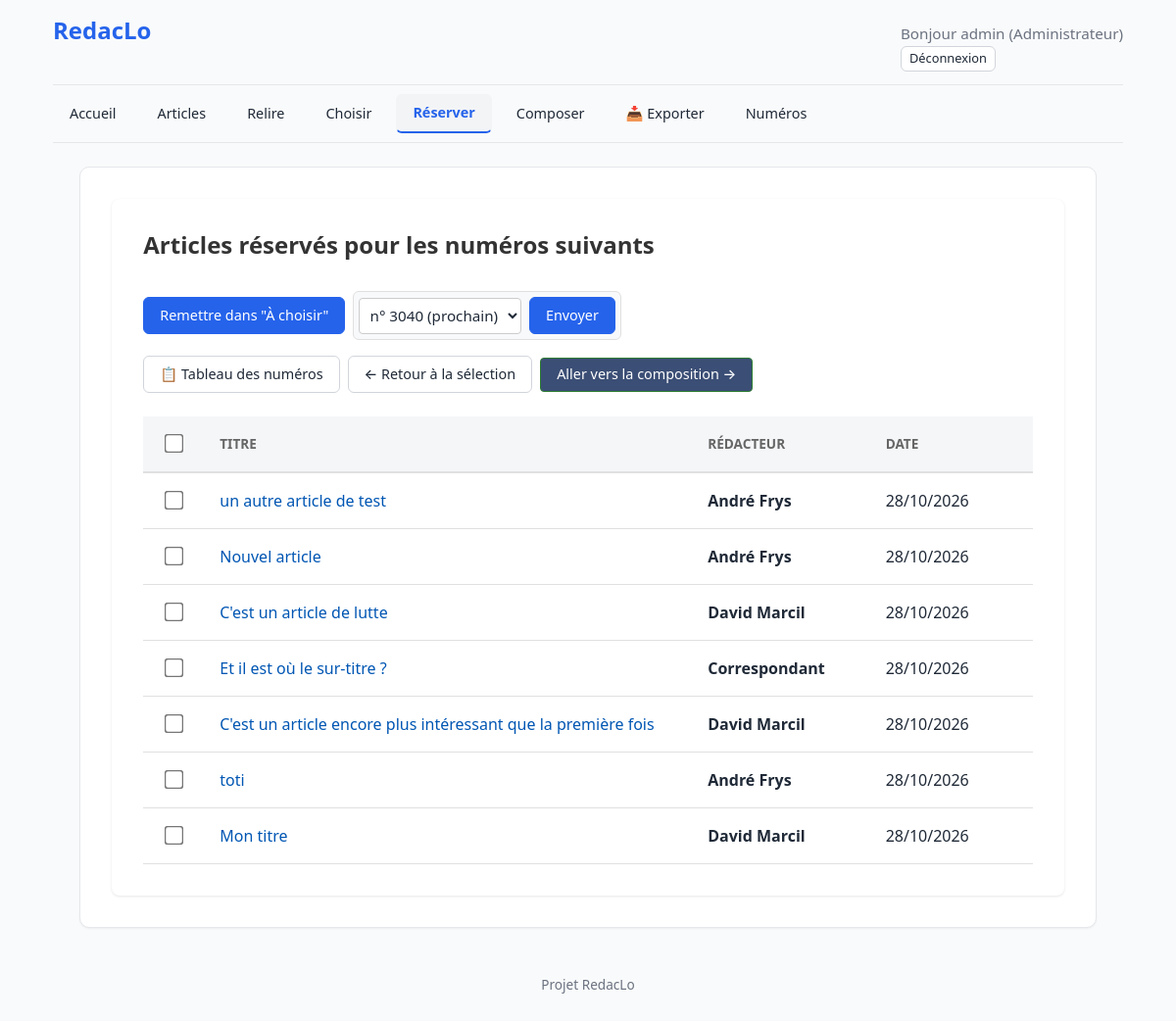
The app's page /publications/reserves/ (signed in), older data.
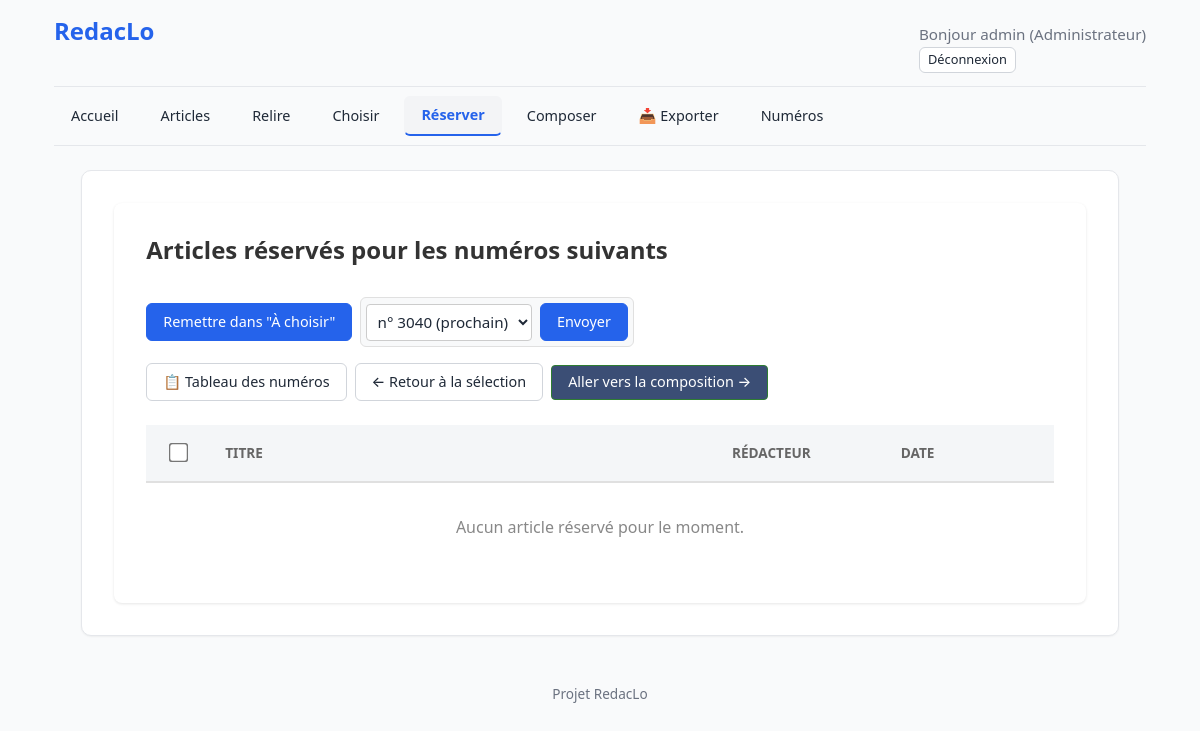
The same page, newer data.
### articles/models.py (models this page shows, shortened)
class Article(models.Model):
    STATUTS = [
        ("brouillon", "Brouillon"),
        ("soumis", "Soumis"),
        ("en_relecture", "En relecture"),
        ("relu", "Relu"),
        ("revisions_demandees", "Révisions demandées"),
        ("valide", "Validé"),
        ("rejete", "Rejeté"),
        ("publie", "Publié"),
    ]
    STATUTS_SELECTION = [
        ("a_choisir", "À choisir pour le numéro"),
        ("disponible", "Disponible (dans le vivier)"),
        ("reserve", "Réservé (marronnier)"),
        ("utilise", "Utilisé (placé)"),
    ]
    TYPES_ARTICLE = [
        ("article", "Article"),
        ("breve", "Brève"),
        ("echo", "Écho"),
        ("courrier", "Courrier des lecteurs"),
        ("article_editorial", "Éditorial"),
    ]
    titre = models.CharField(max_length=200, help_text="Titre principal de l'article.")
    sur_titre = models.CharField(max_length=200, blank=True, help_text="Sur-titre de l'article.")
    type_article = models.CharField(max_length=20, choices=TYPES_ARTICLE, default="article", verbose_name="Type d'article")
    redacteur = models.ForeignKey(
        settings.AUTH_USER_MODEL,
        on_delete=models.CASCADE,
        related_name="articles_rediges",
        verbose_name="Rédacteur"
    )
    contenu = models.TextField()
    statut = models.CharField(max_length=20, choices=STATUTS, default="brouillon")
    rubrique = models.ForeignKey(
        "publications.Rubrique",
        on_delete=models.SET_NULL,
        null=True,
        blank=True,
        related_name="articles"
    )
    statut_selection = models.CharField(max_length=20, choices=STATUTS_SELECTION, default="a_choisir")
    date_creation = models.DateTimeField(auto_now_add=True)
    date_modification = models.DateTimeField(auto_now=True)
    version_reference = models.ForeignKey(
        "ArticleVersion",
        on_delete=models.SET_NULL,
        null=True,
        blank=True,
        related_name="+"
    )
    valide_1_par = models.ForeignKey(
        settings.AUTH_USER_MODEL,
        on_delete=models.SET_NULL,
        null=True,
        blank=True,
        related_name="articles_valides_1",
        verbose_name="Premier validateur"
    )
    valide_2_par = models.ForeignKey(
        settings.AUTH_USER_MODEL,
        on_delete=models.SET_NULL,
        null=True,
        blank=True,
        related_name="articles_valides_2",
        verbose_name="Second validateur"
    )
    valide_1_mandataire = models.ForeignKey(
        settings.AUTH_USER_MODEL,
        on_delete=models.SET_NULL,
        null=True,
        blank=True,
        related_name="articles_mandates_1",
        verbose_name="Premier validateur (mandataire)"
    )
    valide_2_mandataire = models.ForeignKey(
        settings.AUTH_USER_MODEL,
        on_delete=models.SET_NULL,
        null=True,
        blank=True,
        related_name="articles_mandates_2",
        verbose_name="Second validateur (mandataire)"
    )
    numero_reserve = models.ForeignKey(
        'publications.Publication',
        on_delete=models.SET_NULL,
        null=True,
        blank=True,
        related_name='articles_reserves',
        verbose_name="Réservé pour le numéro"
    )

### accounts/models.py (models this page shows, shortened)
class User(AbstractUser):
    ROLES = [
        ("admin", "Administrateur"),
        ("editeur", "Éditeur"),
        ("membre_redaction", "Membre de la rédaction"),
        ("redacteur", "Rédacteur"),
    ]
    COULEURS = [
        ("bleu", "Bleu"), ("violet", "Violet"), ("gris", "Gris ardoise"),
        ("marine", "Bleu marine"), ("orangefonce", "Orange foncé"),
        ("marron", "Marron"), ("rouge", "Rouge"), ("vert", "Vert"),
    ]
    role = models.CharField(max_length=20, choices=ROLES, default="redacteur")
    couleur = models.CharField(max_length=20, choices=COULEURS, default="bleu")
    signature_defaut = models.CharField(
        max_length=100,
        blank=True,
        help_text="Ex: 'Correspondant LO'. Laisser vide pour utiliser le Prénom Nom."
    )
    couleur = models.CharField(
        max_length=20,
        choices=COULEURS,
        default="bleu",
        help_text="Couleur utilisée pour ses annotations dans les articles.",
    )
    def get_signature(self):
        if self.signature_defaut:
            return self.signature_defaut
        if self.get_full_name():
            return self.get_full_name()
        return self.username

### publications/views/selection.py (the view, shortened to what this page needs)
# urls.py: path("reserves/", views.articles_reserves, name="articles_reserves"),
@role_required("editeur", "admin")
def articles_reserves(request):
    articles = Article.objects.filter(
        statut="valide",
        statut_selection="reserve"
    ).order_by('-date_modification')
    paginator = Paginator(articles, 20)
    page_obj = paginator.get_page(request.GET.get('page', 1))
    numeros_disponibles = Publication.objects.filter(statut="gele").order_by('numero')
    prochain_numero_id = numeros_disponibles.first().pk if numeros_disponibles.exists() else None
    return render(request, "publications/articles_reserves.html", {
        'articles': page_obj.object_list,
        'page_obj': page_obj,
        'numero_en_cours': Publication.objects.filter(statut="en_cours").first(),
        'numeros_disponibles': numeros_disponibles,
        'prochain_numero_id': prochain_numero_id,
    })

### core/context_processors.py (called while the page is built)
def notifications_non_lues(request):
    if not request.user.is_authenticated:
        return {"notifications_non_lues": 0}
    count = Notification.objects.filter(
        destinataire=request.user,
        lue=False,
    ).count()
    return {"notifications_non_lues": count}

### templates/publications/articles_reserves.html (shortened to what the changed rows need)
{% extends "base.html" %}
{% load url_utils %}
{% load static %}
{% block contenu %}
<div style="background: white; padding: 2rem; border-radius: 8px; box-shadow: 0 1px 3px rgba(0,0,0,0.1); width: 100%; box-sizing: border-box;">
    <div style="display: flex; justify-content: space-between; align-items: center; margin-bottom: 2rem;">
        <h1 style="margin: 0; font-size: 1.5rem; color: #333;">Articles réservés pour les numéros suivants</h1>
    </div>
    <form method="post">
        <table class="table-responsive-cards" style="width: 100%; border-collapse: collapse; text-align: left;">
            <thead style="background-color: #f4f6f8; border-bottom: 2px solid #e0e0e0;">
                <tr>
                    <th style="width: 5%; padding: 1rem; text-align: center;">
                        <input type="checkbox" id="select-all" style="transform: scale(1.5); cursor: pointer;" title="Tout sélectionner">
                    </th>
                    <th style="width: 45%; padding: 1rem; font-size: 0.85rem; color: #666; font-weight: 600; text-transform: uppercase;">Titre</th>
                    <th style="width: 15%; padding: 1rem; font-size: 0.85rem; color: #666; font-weight: 600; text-transform: uppercase;">Rédacteur</th>
                    <th style="width: 15%; padding: 1rem; font-size: 0.85rem; color: #666; font-weight: 600; text-transform: uppercase;">Date</th>
                </tr>
            </thead>
            <tbody>
                {% for article in articles %}
                <tr style="border-bottom: 1px solid #e0e0e0;">
                    <td style="padding: 1rem; text-align: center;">
                        <input type="checkbox" name="article_ids" value="{{ article.pk }}" style="transform: scale(1.5);">
                    </td>
                    <td data-label="Titre" style="padding: 1rem;">
                        <a href="{% url 'articles:detail_article' article.pk %}" style="color: #0056b3; text-decoration: none; font-weight: 500;">
                            {{ article.titre }}
                        </a>
                    </td>
                    <td data-label="Rédacteur" style="padding: 1rem; line-height: 1.2;">
                        <strong>{{ article.redacteur.get_signature }}</strong>
                    </td>
                    <td data-label="Date" style="padding: 1rem;">{{ article.date_modification|date:"d/m/Y" }}</td>
                </tr>
                {% empty %}
                <tr>
                    <td colspan="4" style="text-align: center; padding: 2rem; color: #888;">
                        Aucun article réservé pour le moment.
                    </td>
                </tr>
                {% endfor %}
            </tbody>
        </table>
    </form>
</div>
{% endblock %}

Row changes from the older to the newer data that the page shows:
no longer on this page (row edited): Article: titre "un autre article de test", redacteur.get_signature "André Frys", date_modification "28/10/2026"
no longer on this page (row edited): Article: titre "Nouvel article", redacteur.get_signature "André Frys", date_modification "28/10/2026"
no longer on this page (row edited): Article: titre "C'est un article de lutte", redacteur.get_signature "David Marcil", date_modification "28/10/2026"
no longer on this page (row edited): Article: titre "Et il est où le sur-titre ?", redacteur.get_signature "Correspondant", date_modification "28/10/2026"
no longer on this page (row edited): Article: titre "C'est un article encore plus intéressant que la première fois", redacteur.get_signature "David Marcil", date_modification "28/10/2026"
no longer on this page (row edited): Article: titre "toti", redacteur.get_signature "André Frys", date_modification "28/10/2026"
no longer on this page (row edited): Article: titre "Mon titre", redacteur.get_signature "David Marcil", date_modification "28/10/2026"
Text that changed along with them:
text now shown: "Aucun article réservé pour le moment."
